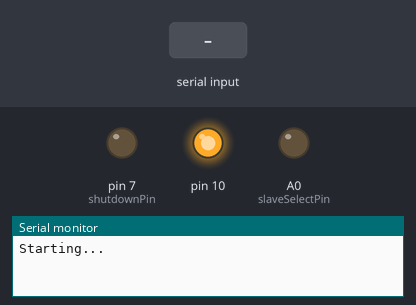
Bench run of a sketch on a simulated Arduino Uno, built with avr-gcc and run on an emulated ATmega328P. Shown: output pins drawn as LEDs (lit = HIGH), the last lines printed to the serial monitor. The inputs (shaded band) are chosen by the test bench.

Above: at 1.2 s.
1.3 s: "1" received over Serial
At 2.1 s:
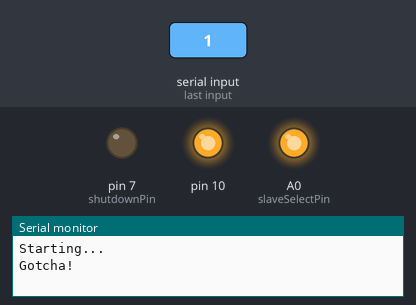
Timing chart, 0 to 4.3 s (numbered marks = the images above; inputs shaded):
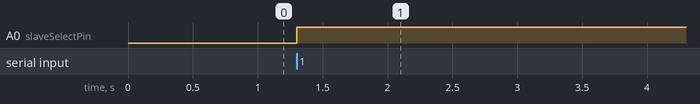

Measured:
- after the input at 1.3 s, A0 (slaveSelectPin): LOW → HIGH at once

The sketch:

digpottest.ino
```cpp
/*

  Matthew McMillan
  @matthewmcmillan
  http://matthewcmcmillan.blogspot.com

  Created 12 Mar 2014

  Digital Pot Control (MCP4251)

  This example controls a Microchip MCP4251 digital potentiometer.
  The MCP4251 has 2 potentiometer channels. Each channel's pins are labeled:
      A - connect this to voltage
      W - this is the pot's wiper, which changes when you set it
      B - connect this to ground.
  The MCP4251 also has Terminal Control Registers (TCON) which allow you to
  individually connect and disconnect the A,W,B terminals which can be useful
  for reducing power usage or motor controls.

  A value of 255 is no resistance
  A value of 128 is approximately 5k ohms
  A value of 0 is 10k ohm resistance

  The MCP4251 is SPI-compatible. To command it you send two bytes,
  one with the memory address and one with the value to set at that address.
  The MCP4251 has few different memory addresses for wipers and tcon (Terminal Control)
     *Wiper 0 write
     *Wiper 0 read
     *Wiper 1 write
     *Wiper 1 read
     *TCON write
     *TCON read

 The circuit:
     * All A pins of MCP4251 connected to +5V
     * All B pins of MCP4251 connected to ground
     * An LED and a 220-ohm resistor in series connected from each W pin to ground
     * VSS - to GND
     * VDD - to +5v
     * SHDN - to digital pin 7 and a 4.7k pull down resistor
     * CS - to digital pin 10  (SS pin)
     * SDI - to digital pin 11 (MOSI pin)
     * SDO - to digital pin 12 (MISO pin)
     * CLK - to digital pin 13 (SCK pin)

 created 12 Mar 2014

 Thanks to Heather Dewey-Hagborg and Tom Igoe for their original tutorials

*/


// inslude the SPI library:
#include <SPI.h>

// set pin 10 as the slave select for the digital pot:
const int slaveSelectPin = A0;
const int shutdownPin = 7;
const int wiper0writeAddr = B00000000;
const int wiper1writeAddr = B00010000;
const int tconwriteAddr = B01000000;
const int tcon_0off_1on = B11110000;
const int tcon_0on_1off = B00001111;
const int tcon_0off_1off = B00000000;
const int tcon_0on_1on = B11111111;

void setup() {
  // set the slaveSelectPin as an output:
  pinMode (slaveSelectPin, OUTPUT);
  // set the shutdownPin as an output:
  pinMode (shutdownPin, OUTPUT);
  // start with all the pots shutdown
  digitalWrite(shutdownPin,LOW);
  // initialize SPI:
  SPI.begin();
  Serial.begin(9600);
  Serial.println("Starting...");
}

// This loop adjusts the brightness of two LEDs and
// uses the TCON registers to indvidually disconnect
// the wipers which turns off the LEDs.
void loop() {
  static byte ww = 0;
  /*digitalWrite(shutdownPin,HIGH); //Turn off shutdown*/
  /*delay(1000);
  digitalPotWrite(wiper0writeAddr, 200); // Set wiper 0 to 200
  digitalPotWrite(wiper1writeAddr, 200); // Set wiper 1 to 200
  delay(1000);
  digitalPotWrite(tconwriteAddr, tcon_0off_1on); // Disconnect wiper 0 with TCON register
  delay(1000);
  digitalPotWrite(tconwriteAddr, tcon_0off_1off); // Disconnect both wipers with TCON register
  digitalPotWrite(wiper0writeAddr, 255); //Set wiper 0 to 255
  delay(1000);
  digitalPotWrite(tconwriteAddr, tcon_0on_1on); // Connect both wipers with TCON register
  */
  if(Serial.available()){
    switch(Serial.read()){
      case '1': digitalPotWrite(wiper0writeAddr,0); break;
      case '2': digitalPotWrite(wiper0writeAddr,64); break;
      case '3': digitalPotWrite(wiper0writeAddr,128); break;
      case '4': digitalPotWrite(wiper0writeAddr,255); break;
    }
    Serial.println("Gotcha!");
  }
}

// This function takes care of sending SPI data to the pot.
void digitalPotWrite(int address, int value) {
  // take the SS pin low to select the chip:
  digitalWrite(slaveSelectPin,LOW);
  //  send in the address and value via SPI:
  SPI.transfer(address);
  SPI.transfer(value);
  // take the SS pin high to de-select the chip:
  digitalWrite(slaveSelectPin,HIGH);
}
```
